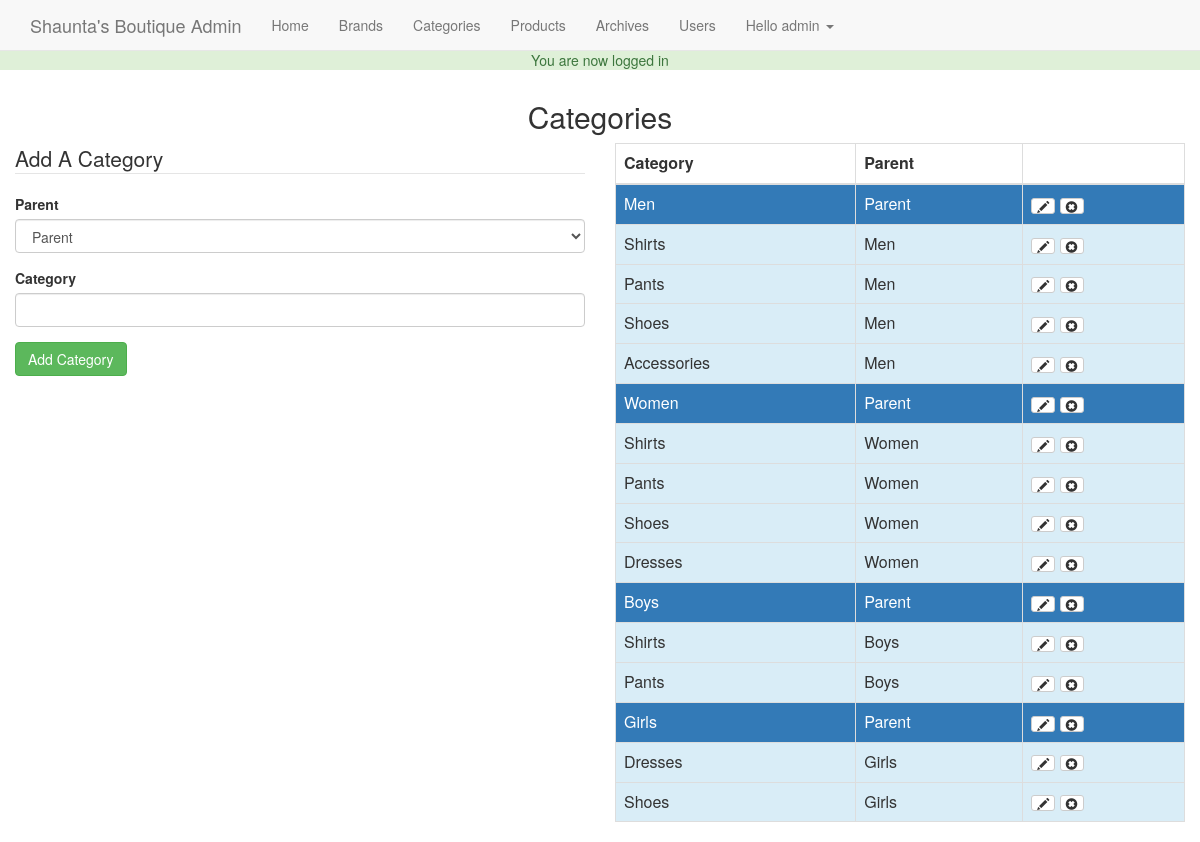
Screenshot of /admin/categories.php (signed in) with the database file from the repository.
### tables this page shows
CREATE TABLE `users` (
  `id` int(11) NOT NULL,
  `full_name` varchar(255) NOT NULL,
  `email` varchar(175) NOT NULL,
  `password` varchar(255) NOT NULL,
  `join_date` datetime NOT NULL DEFAULT CURRENT_TIMESTAMP,
  `last_login` datetime NOT NULL,
  `permissions` varchar(255) NOT NULL
);

CREATE TABLE `categories` (
  `id` int(11) NOT NULL,
  `category` varchar(255) NOT NULL,
  `parent` int(11) NOT NULL DEFAULT '0'
);

### helpers/helpers.php (called while the page is built, shortened)
<?php
function has_permission($permission = 'admin') {
    global $user_data;
    $permissions = explode(',', $user_data['permissions']);
    if (in_array($permission,$permissions)) {
        return true;
    }
    return false;
}

### admin/categories.php (the view, shortened to what this page needs)
<?php
    require_once $_SERVER['DOCUMENT_ROOT'].'/tutorial/core/init.php';
    include 'includes/head.php';
    include 'includes/navigation.php';
    $category = '';
    $post_parent = '';
            $display = display_error($errors); ?>
        <?php
    $category_value = '';
    $parent_value = 0;
    if (isset($_GET['edit'])){
        $category_value = $edit_category['category'];
        $parent_value = $edit_category['parent'];
    } else {
        if (isset($_POST)) {
            $category_value = $category;
            $parent_value = $post_parent;
        }
    }
?>
<h2 class="text-center">Categories</h2>
<div class="row">
    <div class="col-md-6">
        <form action="categories.php<?= (isset($_GET['edit']))?'?edit='.$edit_id:'';?>" class="form" method="post">
            <legend><?= (isset($_GET['edit']))?'Edit':'Add A';?> Category</legend>
            <div class="form-group">
                <label for="parent">Parent</label>
                <select name="parent" id="parent" class="form-control">
                    <option value="0" <?= (($parent_value == 0)?' selected="selected"':'');?>>Parent</option>
                </select>
            </div>
            <div class="form-group">
                <label for="category">Category</label>
                <input type="text" class="form-control" id="category" name="category" value="<?= $category_value;?>">
            </div>
            <div class="form-group">
                <input type="submit" value="<?= (isset($_GET['edit']))?'Edit':'Add ';?> Category" class="btn btn-success">
            </div>
        </form>
    </div>
    <div class="col-md-6">
        <table class="table table-bordered">
            <thead>
            <th>Category</th><th>Parent</th><th></th>
            </thead>
            <tbody>
                <?php
                    $sql = "SELECT * FROM categories WHERE parent = 0 ";
                    $result = $db->query($sql);
                    while($parent = mysqli_fetch_assoc($result)) :
                    $parent_id = $parent['id'];
                    $sql2 = "SELECT * FROM categories WHERE parent = '$parent_id'";
                    $cresult = $db->query($sql2);
                ?>
                    <tr class="bg-primary">
                        <td><?= $parent['category']; ?></td>
                        <td>Parent</td>
                        <td>
                            <a href="categories.php?edit=<?= $parent['id']; ?>" class="btn btn-xs btn-default"><span class="glyphicon glyphicon-pencil"></span></a>
                            <a href="categories.php?delete=<?= $parent['id']; ?>" class="btn btn-xs btn-default"><span class="glyphicon glyphicon-remove-sign"></span></a>
                        </td>
                    </tr>
                    <?php while($child = mysqli_fetch_assoc($cresult)) : ?>
                    <tr class="bg-info">
                        <td><?= $child['category']; ?></td>
                        <td><?= $parent['category']; ?></td>
                        <td>
                            <a href="categories.php?edit=<?= $child['id']; ?>" class="btn btn-xs btn-default"><span class="glyphicon glyphicon-pencil"></span></a>
                            <a href="categories.php?delete=<?= $child['id']; ?>" class="btn btn-xs btn-default"><span class="glyphicon glyphicon-remove-sign"></span></a>
                        </td>
                    </tr>
                    <?php endwhile; ?>
                <?php endwhile; ?>
            </tbody>
        </table>
    </div>
</div>

### core/init.php (shortened to what this page needs)
<?php
$db = mysqli_connect('localhost','root','','tutorial');
require_once BASEURL.'helpers/helpers.php';
if(isset($_SESSION['SBUser'])) {
    $user_id = $_SESSION['SBUser'];
    $query = $db->query("SELECT * FROM users WHERE id = '$user_id'");
    $user_data = mysqli_fetch_assoc(($query));
    $fn = explode(' ',$user_data['full_name']);
    $user_data['first'] = $fn[0];
}
if (isset($_SESSION['success_flash'])) {
    echo '<div class="bg-success"><p class="text-success text-center">'.$_SESSION['success_flash'].'</p></div>';
}

### admin/includes/head.php (shortened to what this page needs)
<!DOCTYPE html>
<html lang="en">
<head>
    <link rel="stylesheet" href="../css/bootstrap.min.css">
    <link rel="stylesheet" href="../css/main.css?<?php echo time(); ?>">
</head>
<body>
<div class="container-fluid">

### admin/includes/navigation.php (shortened to what this page needs)
<nav class="navbar navbar-default navbar-fixed-top">
    <div class="container">
            <a href="/tutorial/admin/index.php" class="navbar-brand">Shaunta's Boutique Admin</a>
        <ul class="nav navbar-nav">
            <li><a href="../index.php">Home</a></li>
            <li><a href="brands.php">Brands</a></li>
            <li><a href="categories.php">Categories</a></li>
            <li><a href="products.php">Products</a></li>
            <li><a href="archives.php">Archives</a></li>
            <?php if (has_permission('admin')): ?>
            <li><a href="users.php">Users</a></li>
            <?php endif; ?>
            <li class="dropdown">
                <a href="#" class="dropdown-toggle" data-toggle="dropdown">Hello <?=$user_data['first'];?>
                    <span class="caret"></span>
                </a>
            </li>
        </ul>
    </div>
</nav>

### css/main.css (style rules this page uses)
body { padding-top: 50px; }

### rows the page displays
users: full_name "admin"
categories: category "Men"
categories: category "Shirts"
categories: category "Pants"
categories: category "Shoes"
categories: category "Accessories"
categories: category "Women"
categories: category "Shirts"
categories: category "Pants"
categories: category "Shoes"
categories: category "Dresses"
categories: category "Boys"
categories: category "Shirts"
categories: category "Pants"
categories: category "Girls"
categories: category "Dresses"
categories: category "Shoes"

### other values shown
$_SESSION['success_flash'] "You are now logged in"
